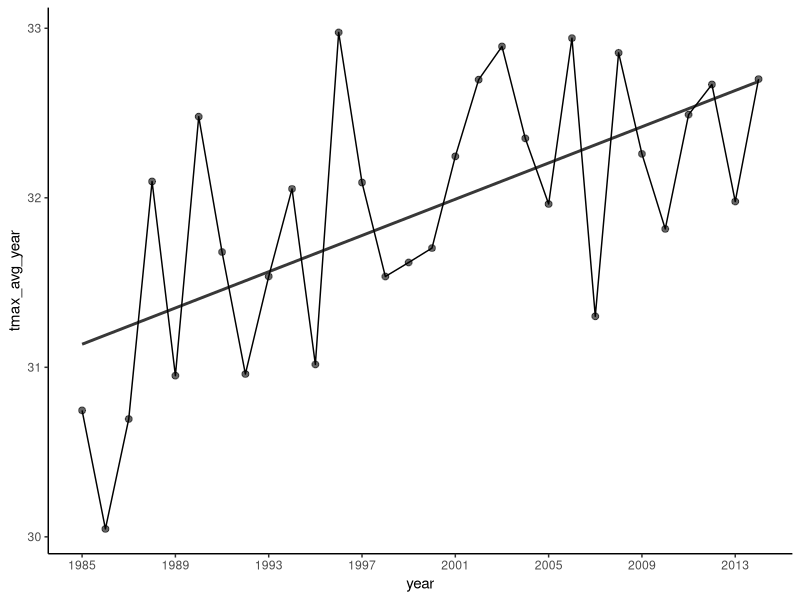

Source code (R): (Note: this script raises an error after producing the figure.)

library(grDevices)
library(tidyverse)
library(lubridate)
library(ggplot2)
library(viridis)
library(viridisLite)
library(ggpubr)

#### Lodi Tmax and Tmin weather records ####

lodi_weather_records_1985_2015<- read.csv("data/records_weather_lodi_1985_2015.csv")

str(lodi_weather_records_1985_2015)


lodi_weather_records_1985_2015$DATE <- as.Date(lodi_weather_records_1985_2015$DATE)
lodi_weather_records_1985_2015$DATE <-data.frame(date = lodi_weather_records_1985_2015$DATE,
                 year = as.numeric(format(lodi_weather_records_1985_2015$DATE, format = "%Y")),
                 month = as.numeric(format(lodi_weather_records_1985_2015$DATE, format = "%m")),
                 day = as.numeric(format(lodi_weather_records_1985_2015$DATE, format = "%d")))


lodi_weather_records_1985_2015_tmax_JJAS <-lodi_weather_records_1985_2015 %>%
  filter(DATE$month %in% (6:9)) %>%
  mutate(month = DATE$month) %>%
  mutate(year = DATE$year) %>%
  mutate (day = DATE$day) %>%
  mutate(date =DATE$date) %>%
  select(STATION, NAME, year, month, day, date, TMAX, TMIN) %>%
  filter(!is.na(TMAX))

str(lodi_weather_records_1985_2015_tmax_JJAS)
  

lodi_weather_records_1985_2015_tmax_JJAS_avg <- lodi_weather_records_1985_2015_tmax_JJAS %>%
  group_by(year) %>%
  summarise(tmax_avg_year = mean(TMAX))

str(lodi_weather_records_1985_2015_tmax_JJAS_avg)

lodi_weather_records_1985_2015_tmax_JJAS_avg_count_n <- lodi_weather_records_1985_2015_tmax_JJAS %>%
  group_by(year) %>%
  tally()

lodi_weather_records_1985_2015_tmax_JJAS_avg <- ggplot(lodi_weather_records_1985_2015_tmax_JJAS_avg, aes(year,tmax_avg_year)) +
  geom_point(alpha =0.6, size=2,stat = "identity") + 
  theme_classic() +
  scale_x_continuous(breaks=seq(1985, 2014,4), limit = c(1985, 2014))+
  geom_smooth(method = "lm", se =FALSE, color = "grey22", linetype ="solid", formula = y ~ x) +
  geom_line()

write.csv(lodi_weather_records_1985_2015_tmax_JJAS_avg_count_n,"data_output/lodi_weather_records_1985_2014_tmax_JJAS_avg_count_n.csv")

ggsave(lodi_weather_records_1985_2015_tmax_JJAS_avg, filename = "figures/lodi_weather_records_1985_2015_tmax_JJAS_avg.pdf", device = cairo_pdf, 
       width = 7, height = 6)
